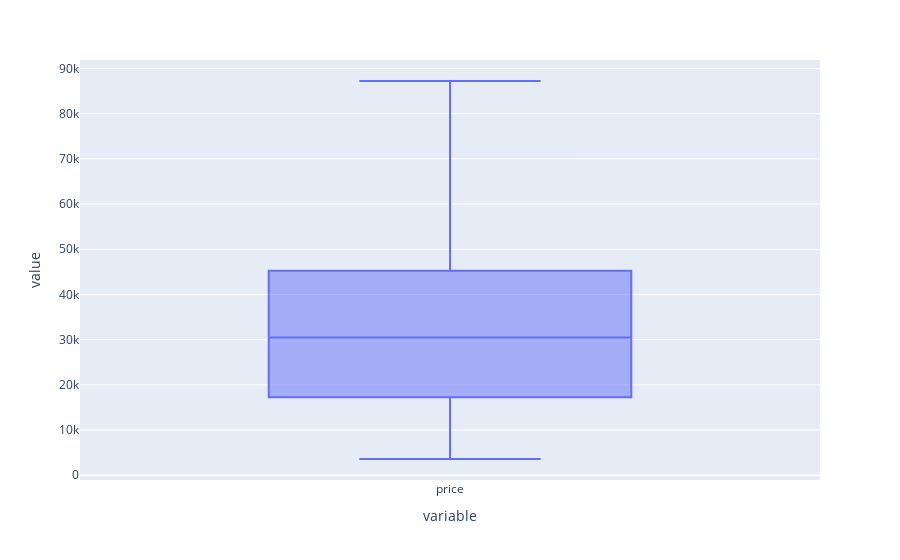

Notebook cell for this chart:
### Code cell
plot = px.box(df['price'])
plot.show()

### Figure 1 — Plotly figure (JSON) as saved in the notebook; plotly's stock layout.template omitted (floating-point values rounded to 4 significant figures)
{"data": [{"alignmentgroup": "True", "hovertemplate": "variable=%{x}<br>value=%{y}<extra></extra>", "legendgroup": "", "marker": {"color": "#636efa"}, "name": "", "notched": false, "offsetgroup": "", "orientation": "v", "showlegend": false, "type": "box", "x": ["price", "price", "price", "price", "price", "price", "price", "price", "price", "price", "price", "price", "price", "price", "price", "price", "price", "price", "price", "price", "price", "price", "price", "price", "price", "price", "price", "price", "price", "price", "price", "price", "price", "price", "price", "price", "price", "price", "price", "price", "price", "price", "price", "price", "price", "price", "price", "price", "price", "price", "price", "price", "price", "price", "price", "price", "price", "price", "price"], "x0": " ", "xaxis": "x", "y": [29999, 39999, 13999, 16999, 51999, 13990, 13990, 33990, 30990, 21999, 27999, 46990, 42990, 29999, 32999, 17990, 33999, 22999, 45990, 29990, 11499, 57990, 30490, 32999, 14999, 42999, 69990, 15999, 26990, 32999, 14999, 48220.0, 35999, 24999, 10499, 59999, 16999, 9490, 30999, 40990, 3599, 12990, 38999, 58990, 48220.0, 3599, 48220.0, 48220.0, 31999, 48220.0, 22990, 26990, 21990, 26999, 48220.0, 19999, 48490, 87228, 3599], "y0": " ", "yaxis": "y"}], "layout": {"boxmode": "group", "legend": {"tracegroupgap": 0}, "margin": {"t": 60}, "xaxis": {"anchor": "y", "domain": [0, 1], "title": {"text": "variable"}}, "yaxis": {"anchor": "x", "domain": [0, 1], "title": {"text": "value"}}}}
